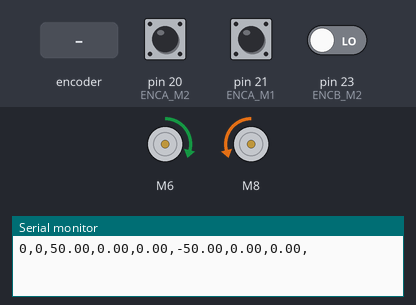
Recording of a sketch running on a simulated Arduino Mega 2560, built with avr-gcc and run on an emulated ATmega2560. On the bench: 2 × DC motor (green arrow = forward, orange = backward, longer = faster), the last lines printed to the serial monitor. The test bench sets the inputs (shaded band); at power-on: pin 20 (ENCA_M2) HIGH, pin 21 (ENCA_M1) HIGH, pin 23 (ENCB_M2) LOW.

Above: at 0.02 s.
At 1.2 s:
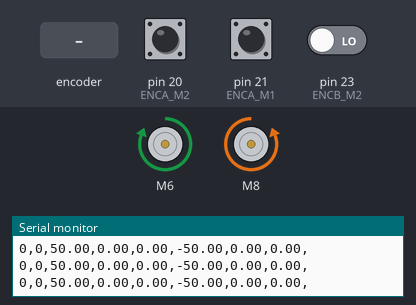
1.3 s: rotary encoder on pin 20 (ENCA_M2) / pin 22 (ENCB_M1) turned 1 step (first pin leading)
Timing chart, 0 to 4.3 s (numbered marks = the images above; inputs shaded):
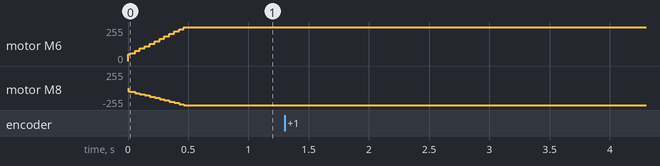

The sketch:

PI_Control_2motor.ino
```cpp
// (licence header left out)
#include "CytronMotorDriver.h"

#define ENCA_M1 21  // encoder A to Interrupt pin  Uno(2,3)
#define ENCB_M1 22  // encoder B to Digitalpin

#define ENCA_M2 20  // encoder A to Interrupt pin  Uno(2,3)
#define ENCB_M2 23 // encoder B to Digitalpin

#define LILIM_PWM 255

// Configure the Gain value
#define kp 1
#define ki 9
float v_m1 = 50;  //setpoin_motor1
float v_m2 = -50;  //setpoin_motor2
long prevT = 0;
int posPrev_m1 = 0;
int posPrev_m2 = 0;
volatile int pos_m1 = 0;
volatile int pos_m2 = 0;
float velocity_m1 = 0;
float velocity_m2 = 0;

//command speed to drive MDD3A
int set_m1 = 0;
int set_m2 = 0;

float eintegral_m1 = 0;
float eintegral_m2 = 0;

float v1filt = 0;
float v1prev = 0;
float v2filt = 0;
float v2prev = 0;

// Configure the motor driver.
CytronMD motor1(PWM_PWM, 6, 7);  // PWM 1A = Pin 3, PWM 1B = Pin 9.
CytronMD motor2(PWM_PWM, 8, 9);  // PWM 2A = Pin 10, PWM 2B = Pin 11.


void setup() {
  Serial.begin(9600);
  pinMode(ENCA_M1, INPUT);
  pinMode(ENCB_M1, INPUT);
  pinMode(ENCA_M2, INPUT);
  pinMode(ENCB_M2, INPUT);

  motor1.setSpeed(0);
  motor2.setSpeed(0);

  attachInterrupt(digitalPinToInterrupt(ENCA_M1), Enncoder_m1, RISING);
  attachInterrupt(digitalPinToInterrupt(ENCA_M2), Enncoder_m2, RISING);

}


void loop() {
  Serial.print(pos_m1);
  Serial.print(",");
  Serial.print(pos_m2);
  Serial.print(",");
  long currT = micros();
  float deltaT = ((float)(currT - prevT)) / 1.0e6;
  velocity_m1 = (pos_m1 - posPrev_m1) / deltaT;
  velocity_m2 = (pos_m2 - posPrev_m2) / deltaT;
  posPrev_m1 = pos_m1;
  posPrev_m2 = pos_m2;
  prevT = currT;

  // Convert count/s to RPM
  float rpm_m1 = velocity_m1 / 990.0 * 60.0;
  float rpm_m2 = velocity_m2 / 990.0 * 60.0;
  v1filt = 0.854 * v1filt + 0.0728 * rpm_m1 + 0.0728 * v1prev;
  v2filt = 0.854 * v2filt + 0.0728 * rpm_m2 + 0.0728 * v2prev;
  v1prev = rpm_m1;
  v2prev = rpm_m2;

  //PI Control M1  setpoin > sum_error > PI controller (kp*e + ki*eintegral) > output to motor > speed and feedback speed to sum_error
  float e1 = v_m1 - v1filt;                   // erroe = setpoin - speedmotor
  eintegral_m1 = eintegral_m1 + e1 * deltaT;  // integral error
  float output_m1 = kp * e1 + ki * eintegral_m1;
  //PI Control M2
  float e2 = v_m2 - v2filt;
  eintegral_m2 = eintegral_m2 + e2 * deltaT;
  float output_m2 = kp * e2 + ki * eintegral_m2;

  set_m1 = (int)output_m1;
  set_m2 = (int)output_m2;

  if (set_m1 > LILIM_PWM)
    set_m1 = LILIM_PWM;

  if (set_m2 > LILIM_PWM)
    set_m2 = LILIM_PWM;

  motor1.setSpeed(set_m1);
  motor2.setSpeed(set_m2);

  Serial.print(v_m1);
  Serial.print(",");
  Serial.print(rpm_m1);
  Serial.print(",");
  Serial.print(v1filt);
  Serial.print(",");
  Serial.print(v_m2);
  Serial.print(",");
  Serial.print(rpm_m2);
  Serial.print(",");
  Serial.print(v2filt);
  Serial.println(",");
  //delay(1);
}

void Enncoder_m1() {
  int b = digitalRead(ENCB_M1);
  int increment = 0;
  if (b > 0) {
    // If B is high, increment forward
    increment = 1;
  } else {
    // Otherwise, increment backward
    increment = -1;
  }
  pos_m1 = pos_m1 + increment;
}

void Enncoder_m2() {
  int b = digitalRead(ENCB_M2);
  int increment = 0;
  if (b > 0) {
    // If B is high, increment forward
    increment = 1;
  } else {
    // Otherwise, increment backward
    increment = -1;
  }
  pos_m2 = pos_m2 + increment;
}
```
